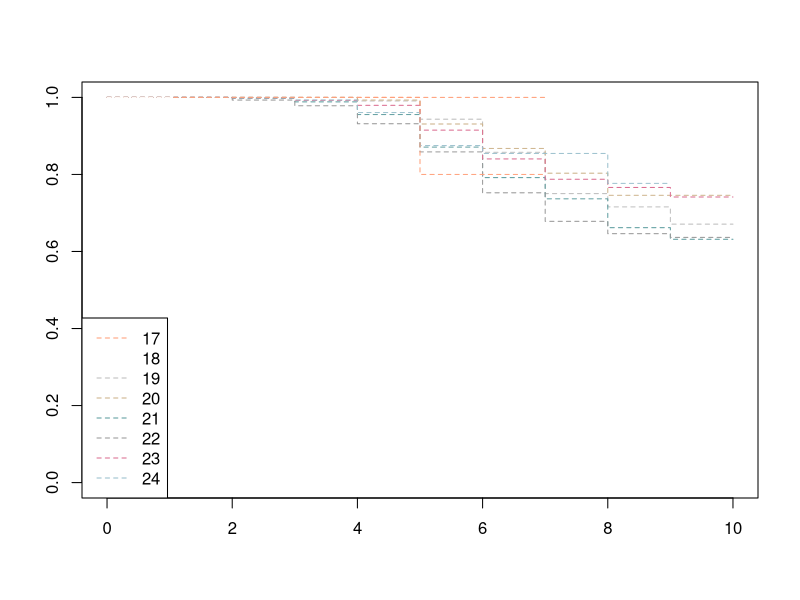
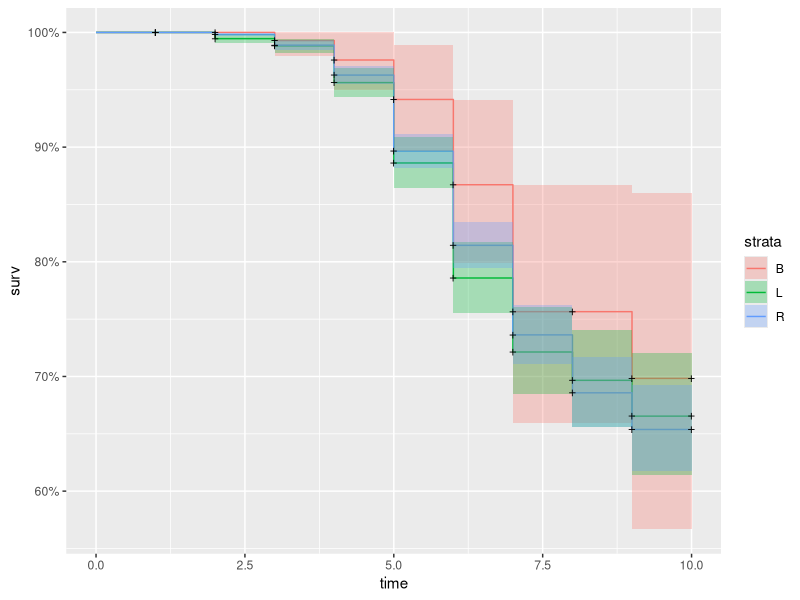

Generate these figures, in order, with R: (Note: this script raises an error after producing the figures.)
library(survival)
library(survminer)
library(ggplot2)
library(ggfortify)
library(readxl)

#Try it with the 2012-2016 data
mlbdraft <- read_excel("mlbdraft2012_2016.xlsx")

#Only interested in players who signed for now
mlbdraft <- mlbdraft[-which(mlbdraft$Signed == "N"),]

#Make new Pitcher and Position Variables
mlbdraft$Pitch <- ifelse(mlbdraft$Pos %in% c("LHP", "RHP"), "Pitch", "Bat")
mlbdraft$newPOS <- ifelse(mlbdraft$Pos == "LHP", "LHP", ifelse(mlbdraft$Pos == "RHP", "RHP", "Bat"))

#Making Rnd into a properly ordered Factor
mlbdraft$Rnd[which(mlbdraft$Rnd == "1s")] <- "1.5"
mlbdraft$Rnd <- as.factor(as.numeric(mlbdraft$Rnd))

#Death being making their MLB Debut
times <- ifelse(mlbdraft$MLBDebut == 0, 
                ifelse(mlbdraft$EndCar == 0, 2021-mlbdraft$Year, mlbdraft$EndCar-mlbdraft$Year), 
                mlbdraft$MLBDebut - mlbdraft$Year) + 1
#Change times to rookie status
times <- ifelse(mlbdraft$RookieStatus == 0, 
                ifelse(mlbdraft$EndCar == 0, 2021-mlbdraft$Year, mlbdraft$EndCar-mlbdraft$Year), 
                mlbdraft$RookieStatus - mlbdraft$Year) + 1
censo <- as.logical(mlbdraft$RookieStatus)

surv.obj <- Surv(times, censo)
#surv.obj

#add age
fit.surv1 <- survfit(surv.obj ~ Age, data = mlbdraft)
summary(fit.surv1)
colors8 <- colors()[sample(1:657, 8)]
plot(fit.surv1, lty = c("dashed"), col = colors8)
legend("bottomleft", legend = c(17:24), lty = c("dashed"), col = colors8)

#try it with other covariates
fit.plot <- survfit(surv.obj ~ Bats, data = mlbdraft)
autoplot(fit.plot)

#Is there a statistical difference for Type? Age? Handedness?
survdiff(surv.obj ~ Rnd, data = mlbdraft)
survdiff(surv.obj ~ Type, data = mlbdraft)
survdiff(surv.obj ~ Age, data = mlbdraft)
survdiff(surv.obj ~ Throws, data = mlbdraft)
survdiff(surv.obj ~ Bats, data = mlbdraft)
survdiff(surv.obj ~ Pos, data = mlbdraft)
survdiff(surv.obj ~ Pitch, data = mlbdraft)
survdiff(surv.obj ~ newPOS, data = mlbdraft)

#Cox proportional hazard model:
coxph.fitA <- coxph(surv.obj ~ Rnd + Type + newPOS, data = mlbdraft)
coxph.fitB <- coxph(surv.obj ~ Rnd + Type*newPOS, data = mlbdraft)

coxph.fitB
summary(coxph.fitB)

# Plot the baseline survival function
ggsurvplot(survfit(coxph.fitA, data = mlbdraft), color = "#2E9FDF",
           ggtheme = theme_minimal())

# Create the new data  
Type_df <- with(mlbdraft,
               data.frame(Type = c("4Yr", "HS", "JC"), 
                          Rnd = factor(rep(1, 3), levels = levels(mlbdraft$Rnd)),
                          newPOS = rep("LHP", 3)
               )
)
Type_df

Type_fit <- survfit(coxph.fitA, newdata = Type_df)
ggsurvplot(Type_fit, data = mlbdraft, conf.int = TRUE, legend.labs=c("Type=4Yr", "Type=HS", "Type=JC"),
           ggtheme = theme_minimal())
